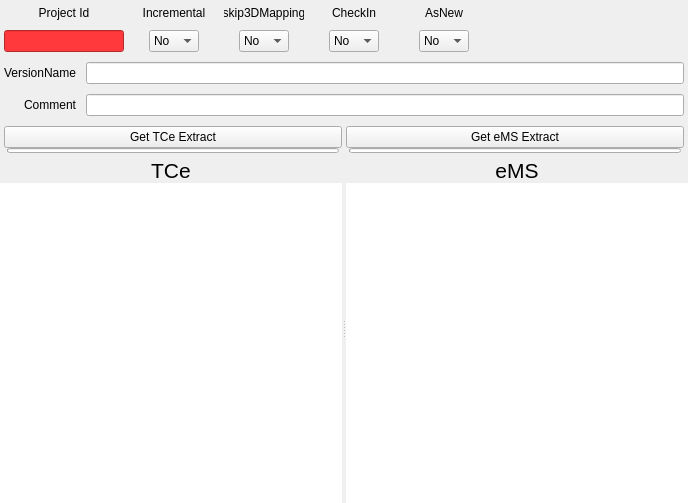
<?xml version="1.0" encoding="UTF-8"?>
<ui version="4.0">
 <class>EbomCompareView</class>
 <widget class="QWidget" name="EbomCompareView">
  <property name="geometry">
   <rect>
    <x>0</x>
    <y>0</y>
    <width>688</width>
    <height>503</height>
   </rect>
  </property>
  <property name="windowTitle">
   <string>Form</string>
  </property>
  <layout class="QVBoxLayout" name="verticalLayout">
   <property name="spacing">
    <number>0</number>
   </property>
   <property name="leftMargin">
    <number>0</number>
   </property>
   <property name="topMargin">
    <number>0</number>
   </property>
   <property name="rightMargin">
    <number>0</number>
   </property>
   <property name="bottomMargin">
    <number>0</number>
   </property>
   <item>
    <layout class="QVBoxLayout" name="verticalLayout_6">
     <property name="spacing">
      <number>10</number>
     </property>
     <property name="leftMargin">
      <number>4</number>
     </property>
     <property name="topMargin">
      <number>6</number>
     </property>
     <property name="rightMargin">
      <number>4</number>
     </property>
     <item>
      <layout class="QHBoxLayout" name="horizontalLayout_8">
       <item>
        <layout class="QVBoxLayout" name="verticalLayout_11">
         <item>
          <widget class="QLabel" name="label_12">
           <property name="sizePolicy">
            <sizepolicy hsizetype="Preferred" vsizetype="Preferred">
             <horstretch>0</horstretch>
             <verstretch>0</verstretch>
            </sizepolicy>
           </property>
           <property name="minimumSize">
            <size>
             <width>120</width>
             <height>0</height>
            </size>
           </property>
           <property name="text">
            <string>Project Id</string>
           </property>
           <property name="alignment">
            <set>Qt::AlignCenter</set>
           </property>
          </widget>
         </item>
         <item>
          <layout class="QHBoxLayout" name="horizontalLayout_13">
           <item>
            <widget class="QLineEdit" name="lineEditProjectId">
             <property name="enabled">
              <bool>true</bool>
             </property>
             <property name="sizePolicy">
              <sizepolicy hsizetype="Minimum" vsizetype="Fixed">
               <horstretch>0</horstretch>
               <verstretch>0</verstretch>
              </sizepolicy>
             </property>
             <property name="styleSheet">
              <string notr="true">background-color: rgb(255, 57, 60);</string>
             </property>
             <property name="frame">
              <bool>true</bool>
             </property>
             <property name="alignment">
              <set>Qt::AlignCenter</set>
             </property>
             <property name="clearButtonEnabled">
              <bool>false</bool>
             </property>
            </widget>
           </item>
          </layout>
         </item>
        </layout>
       </item>
       <item>
        <layout class="QVBoxLayout" name="verticalLayout_10">
         <item>
          <widget class="QLabel" name="label_11">
           <property name="sizePolicy">
            <sizepolicy hsizetype="Preferred" vsizetype="Preferred">
             <horstretch>0</horstretch>
             <verstretch>0</verstretch>
            </sizepolicy>
           </property>
           <property name="minimumSize">
            <size>
             <width>80</width>
             <height>0</height>
            </size>
           </property>
           <property name="text">
            <string>Incremental</string>
           </property>
           <property name="alignment">
            <set>Qt::AlignCenter</set>
           </property>
          </widget>
         </item>
         <item>
          <layout class="QHBoxLayout" name="horizontalLayout_12">
           <item>
            <widget class="QComboBox" name="comboBoxIncremental">
             <property name="enabled">
              <bool>true</bool>
             </property>
             <property name="sizePolicy">
              <sizepolicy hsizetype="Preferred" vsizetype="Fixed">
               <horstretch>0</horstretch>
               <verstretch>0</verstretch>
              </sizepolicy>
             </property>
             <property name="maximumSize">
              <size>
               <width>50</width>
               <height>16777215</height>
              </size>
             </property>
             <property name="sizeAdjustPolicy">
              <enum>QComboBox::AdjustToContents</enum>
             </property>
             <item>
              <property name="text">
               <string>No</string>
              </property>
             </item>
             <item>
              <property name="text">
               <string>Yes</string>
              </property>
             </item>
            </widget>
           </item>
          </layout>
         </item>
        </layout>
       </item>
       <item>
        <layout class="QVBoxLayout" name="verticalLayout_9">
         <item>
          <widget class="QLabel" name="label_10">
           <property name="sizePolicy">
            <sizepolicy hsizetype="Preferred" vsizetype="Preferred">
             <horstretch>0</horstretch>
             <verstretch>0</verstretch>
            </sizepolicy>
           </property>
           <property name="minimumSize">
            <size>
             <width>80</width>
             <height>0</height>
            </size>
           </property>
           <property name="text">
            <string>skip3DMapping</string>
           </property>
           <property name="alignment">
            <set>Qt::AlignCenter</set>
           </property>
          </widget>
         </item>
         <item>
          <layout class="QHBoxLayout" name="horizontalLayout_11" stretch="0">
           <property name="spacing">
            <number>0</number>
           </property>
           <item>
            <widget class="QComboBox" name="comboBoxSKip3DMapping">
             <property name="enabled">
              <bool>true</bool>
             </property>
             <property name="maximumSize">
              <size>
               <width>50</width>
               <height>16777215</height>
              </size>
             </property>
             <item>
              <property name="text">
               <string>No</string>
              </property>
             </item>
             <item>
              <property name="text">
               <string>Yes</string>
              </property>
             </item>
            </widget>
           </item>
          </layout>
         </item>
        </layout>
       </item>
       <item>
        <layout class="QVBoxLayout" name="verticalLayout_8">
         <item>
          <widget class="QLabel" name="label_9">
           <property name="sizePolicy">
            <sizepolicy hsizetype="Preferred" vsizetype="Preferred">
             <horstretch>0</horstretch>
             <verstretch>0</verstretch>
            </sizepolicy>
           </property>
           <property name="minimumSize">
            <size>
             <width>80</width>
             <height>0</height>
            </size>
           </property>
           <property name="text">
            <string>CheckIn</string>
           </property>
           <property name="alignment">
            <set>Qt::AlignCenter</set>
           </property>
          </widget>
         </item>
         <item>
          <layout class="QHBoxLayout" name="horizontalLayout_10">
           <property name="spacing">
            <number>0</number>
           </property>
           <item>
            <widget class="QComboBox" name="comboBoxCheckIn">
             <property name="enabled">
              <bool>true</bool>
             </property>
             <property name="maximumSize">
              <size>
               <width>50</width>
               <height>16777215</height>
              </size>
             </property>
             <item>
              <property name="text">
               <string>No</string>
              </property>
             </item>
             <item>
              <property name="text">
               <string>Yes</string>
              </property>
             </item>
            </widget>
           </item>
          </layout>
         </item>
        </layout>
       </item>
       <item>
        <layout class="QVBoxLayout" name="verticalLayout_7">
         <item>
          <widget class="QLabel" name="label_8">
           <property name="sizePolicy">
            <sizepolicy hsizetype="Preferred" vsizetype="Preferred">
             <horstretch>0</horstretch>
             <verstretch>0</verstretch>
            </sizepolicy>
           </property>
           <property name="minimumSize">
            <size>
             <width>80</width>
             <height>0</height>
            </size>
           </property>
           <property name="text">
            <string>AsNew</string>
           </property>
           <property name="alignment">
            <set>Qt::AlignCenter</set>
           </property>
          </widget>
         </item>
         <item>
          <layout class="QHBoxLayout" name="horizontalLayout_9">
           <property name="spacing">
            <number>0</number>
           </property>
           <item>
            <widget class="QComboBox" name="comboBoxAsNew">
             <property name="enabled">
              <bool>true</bool>
             </property>
             <property name="maximumSize">
              <size>
               <width>50</width>
               <height>16777215</height>
              </size>
             </property>
             <item>
              <property name="text">
               <string>No</string>
              </property>
             </item>
             <item>
              <property name="text">
               <string>Yes</string>
              </property>
             </item>
            </widget>
           </item>
          </layout>
         </item>
        </layout>
       </item>
       <item>
        <spacer name="horizontalSpacer">
         <property name="orientation">
          <enum>Qt::Horizontal</enum>
         </property>
         <property name="sizeHint" stdset="0">
          <size>
           <width>40</width>
           <height>20</height>
          </size>
         </property>
        </spacer>
       </item>
      </layout>
     </item>
     <item>
      <layout class="QHBoxLayout" name="horizontalLayout_6">
       <item>
        <layout class="QVBoxLayout" name="verticalLayout_12">
         <item>
          <widget class="QLabel" name="label_14">
           <property name="text">
            <string>VersionName</string>
           </property>
           <property name="alignment">
            <set>Qt::AlignRight|Qt::AlignTrailing|Qt::AlignVCenter</set>
           </property>
          </widget>
         </item>
         <item>
          <widget class="QLabel" name="label_13">
           <property name="text">
            <string>Comment</string>
           </property>
           <property name="alignment">
            <set>Qt::AlignRight|Qt::AlignTrailing|Qt::AlignVCenter</set>
           </property>
          </widget>
         </item>
        </layout>
       </item>
       <item>
        <layout class="QVBoxLayout" name="verticalLayout_13">
         <item>
          <widget class="QLineEdit" name="lineEditVersionName"/>
         </item>
         <item>
          <widget class="QLineEdit" name="lineEditComment"/>
         </item>
        </layout>
       </item>
      </layout>
     </item>
    </layout>
   </item>
   <item>
    <layout class="QHBoxLayout" name="horizontalLayout_2">
     <property name="spacing">
      <number>4</number>
     </property>
     <property name="leftMargin">
      <number>4</number>
     </property>
     <property name="rightMargin">
      <number>4</number>
     </property>
     <item>
      <layout class="QVBoxLayout" name="verticalLayout_3">
       <property name="spacing">
        <number>0</number>
       </property>
       <item>
        <spacer name="verticalSpacer">
         <property name="orientation">
          <enum>Qt::Vertical</enum>
         </property>
         <property name="sizeType">
          <enum>QSizePolicy::Fixed</enum>
         </property>
         <property name="sizeHint" stdset="0">
          <size>
           <width>20</width>
           <height>10</height>
          </size>
         </property>
        </spacer>
       </item>
       <item>
        <widget class="QPushButton" name="pushButtonTce">
         <property name="text">
          <string>Get TCe Extract</string>
         </property>
        </widget>
       </item>
       <item>
        <layout class="QHBoxLayout" name="horizontalLayout_3">
         <property name="leftMargin">
          <number>3</number>
         </property>
         <property name="rightMargin">
          <number>3</number>
         </property>
         <item>
          <widget class="QProgressBar" name="progressBarTCe">
           <property name="maximumSize">
            <size>
             <width>16777215</width>
             <height>5</height>
            </size>
           </property>
           <property name="maximum">
            <number>1000</number>
           </property>
           <property name="value">
            <number>0</number>
           </property>
           <property name="textVisible">
            <bool>false</bool>
           </property>
          </widget>
         </item>
        </layout>
       </item>
      </layout>
     </item>
     <item>
      <layout class="QVBoxLayout" name="verticalLayout_2">
       <property name="spacing">
        <number>0</number>
       </property>
       <item>
        <spacer name="verticalSpacer_2">
         <property name="orientation">
          <enum>Qt::Vertical</enum>
         </property>
         <property name="sizeType">
          <enum>QSizePolicy::Fixed</enum>
         </property>
         <property name="sizeHint" stdset="0">
          <size>
           <width>20</width>
           <height>10</height>
          </size>
         </property>
        </spacer>
       </item>
       <item>
        <widget class="QPushButton" name="pushButton">
         <property name="text">
          <string>Get eMS Extract</string>
         </property>
        </widget>
       </item>
       <item>
        <layout class="QHBoxLayout" name="horizontalLayout_4">
         <property name="leftMargin">
          <number>3</number>
         </property>
         <property name="rightMargin">
          <number>3</number>
         </property>
         <item>
          <widget class="QProgressBar" name="progressBareMS">
           <property name="maximumSize">
            <size>
             <width>16777215</width>
             <height>5</height>
            </size>
           </property>
           <property name="maximum">
            <number>1000</number>
           </property>
           <property name="value">
            <number>0</number>
           </property>
           <property name="textVisible">
            <bool>false</bool>
           </property>
           <property name="invertedAppearance">
            <bool>false</bool>
           </property>
          </widget>
         </item>
        </layout>
       </item>
      </layout>
     </item>
    </layout>
   </item>
   <item>
    <widget class="QWidget" name="widget" native="true">
     <property name="sizePolicy">
      <sizepolicy hsizetype="Preferred" vsizetype="Expanding">
       <horstretch>0</horstretch>
       <verstretch>0</verstretch>
      </sizepolicy>
     </property>
     <layout class="QHBoxLayout" name="horizontalLayout">
      <property name="spacing">
       <number>0</number>
      </property>
      <property name="leftMargin">
       <number>0</number>
      </property>
      <property name="topMargin">
       <number>0</number>
      </property>
      <property name="rightMargin">
       <number>0</number>
      </property>
      <property name="bottomMargin">
       <number>0</number>
      </property>
      <item>
       <widget class="QSplitter" name="splitter">
        <property name="orientation">
         <enum>Qt::Horizontal</enum>
        </property>
        <widget class="QWidget" name="verticalLayoutWidget">
         <layout class="QVBoxLayout" name="verticalLayout_4">
          <property name="spacing">
           <number>0</number>
          </property>
          <item>
           <widget class="QLabel" name="label">
            <property name="minimumSize">
             <size>
              <width>0</width>
              <height>30</height>
             </size>
            </property>
            <property name="font">
             <font>
              <pointsize>16</pointsize>
              <weight>50</weight>
              <bold>false</bold>
             </font>
            </property>
            <property name="text">
             <string>TCe</string>
            </property>
            <property name="alignment">
             <set>Qt::AlignBottom|Qt::AlignHCenter</set>
            </property>
           </widget>
          </item>
          <item>
           <widget class="QTreeView" name="treeViewTCe">
            <property name="frameShape">
             <enum>QFrame::NoFrame</enum>
            </property>
            <property name="frameShadow">
             <enum>QFrame::Plain</enum>
            </property>
            <property name="verticalScrollBarPolicy">
             <enum>Qt::ScrollBarAlwaysOff</enum>
            </property>
            <property name="editTriggers">
             <set>QAbstractItemView::NoEditTriggers</set>
            </property>
            <property name="verticalScrollMode">
             <enum>QAbstractItemView::ScrollPerPixel</enum>
            </property>
            <property name="sortingEnabled">
             <bool>true</bool>
            </property>
           </widget>
          </item>
         </layout>
        </widget>
        <widget class="QWidget" name="verticalLayoutWidget_2">
         <layout class="QVBoxLayout" name="verticalLayout_5">
          <property name="spacing">
           <number>0</number>
          </property>
          <item>
           <widget class="QLabel" name="label_2">
            <property name="minimumSize">
             <size>
              <width>0</width>
              <height>30</height>
             </size>
            </property>
            <property name="font">
             <font>
              <pointsize>16</pointsize>
             </font>
            </property>
            <property name="text">
             <string>eMS</string>
            </property>
            <property name="alignment">
             <set>Qt::AlignBottom|Qt::AlignHCenter</set>
            </property>
           </widget>
          </item>
          <item>
           <widget class="QTreeView" name="treeVieweMS">
            <property name="frameShape">
             <enum>QFrame::NoFrame</enum>
            </property>
            <property name="frameShadow">
             <enum>QFrame::Plain</enum>
            </property>
            <property name="editTriggers">
             <set>QAbstractItemView::NoEditTriggers</set>
            </property>
            <property name="verticalScrollMode">
             <enum>QAbstractItemView::ScrollPerPixel</enum>
            </property>
            <property name="sortingEnabled">
             <bool>true</bool>
            </property>
           </widget>
          </item>
         </layout>
        </widget>
       </widget>
      </item>
     </layout>
    </widget>
   </item>
  </layout>
 </widget>
 <resources/>
 <connections/>
</ui>
